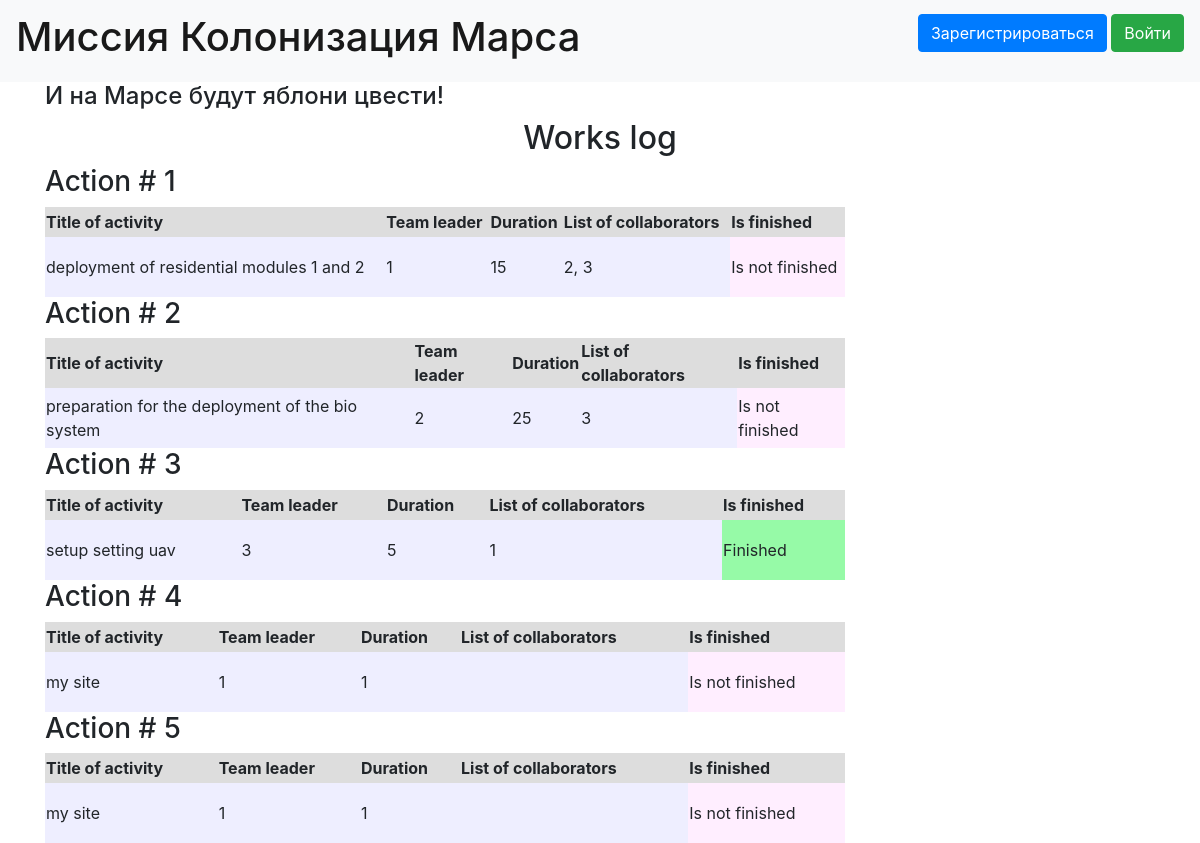
Before: / with the older database file.
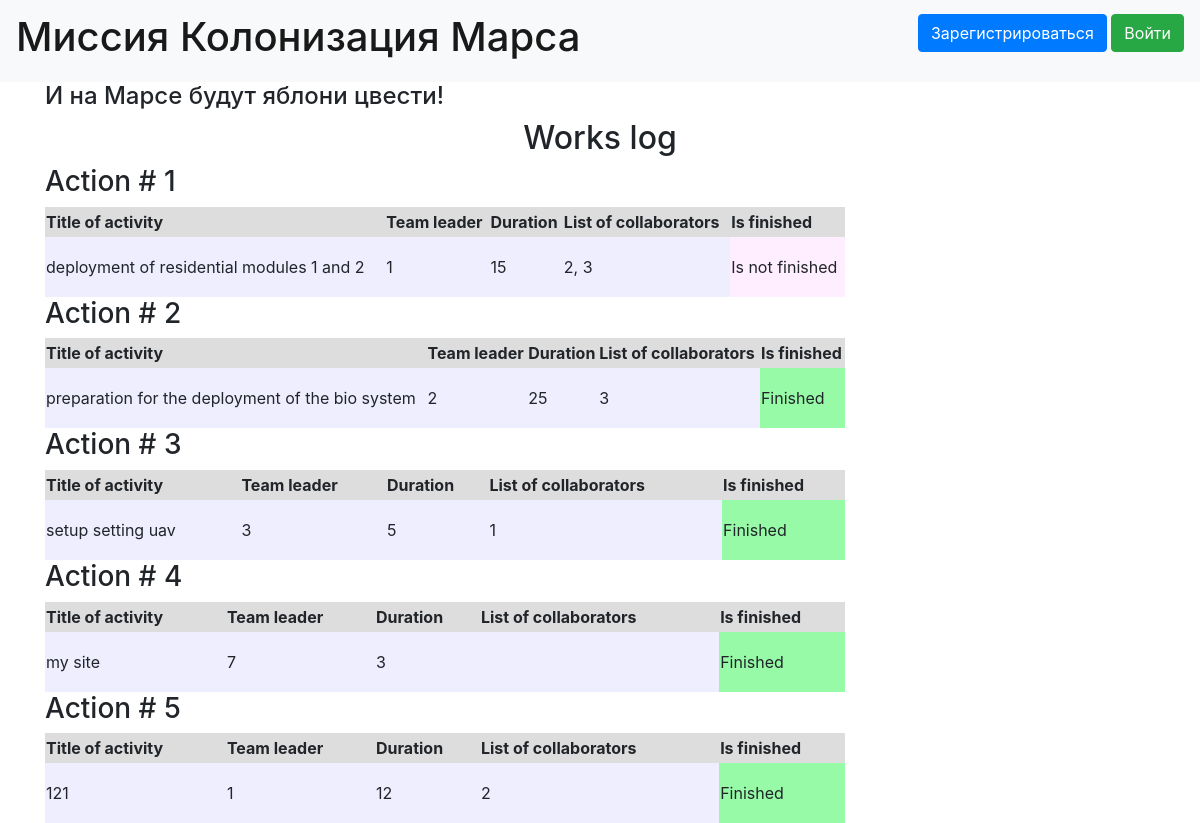
After: the same page with the newer database file.
### data/jobs.py (models this page shows)
class Jobs(SqlAlchemyBase):
    __tablename__ = 'jobs'
    id = sqlalchemy.Column(sqlalchemy.Integer, primary_key=True, autoincrement=True)
    team_leader = sqlalchemy.Column(sqlalchemy.Integer, sqlalchemy.ForeignKey("users.id"))
    job = sqlalchemy.Column(sqlalchemy.String, nullable=True)
    work_size = sqlalchemy.Column(sqlalchemy.Integer, nullable=True)
    collaborators = sqlalchemy.Column(sqlalchemy.String, nullable=True)
    start_date = sqlalchemy.Column(sqlalchemy.DateTime, nullable=True)
    end_date = sqlalchemy.Column(sqlalchemy.DateTime, nullable=True)
    is_finished = sqlalchemy.Column(sqlalchemy.Boolean, nullable=True)
    user = orm.relationship('User')

### main.py (the view)
@app.route("/")
def index():
    session = db_session.create_session()
    list_work = list(session.query(Jobs))
    return render_template('list_work.html', list_work=list_work)

### data/db_session.py (called while the page is built)
def create_session() -> Session:
    global __factory
    return __factory()

### templates/list_work.html (shortened to what this page needs)
{% extends "base.html" %}
{% block content %}
<h2 align="center">Works log</h2>
{% for job in list_work%}
<h3>Action # {{ job.id }}</h3>
<div>
    <table width="800px">
        <tr bgcolor='#dddddd' height="30px">
            <th>Title of activity</th>
            <th>Team leader</th>
            <th>Duration</th>
            <th>List of collaborators</th>
            <th>Is finished</th>
        </tr>
        <tr bgcolor='#eeeeff' height="60px">
            <td>{{job.job}}</td>
            <td>{{job.team_leader}}</td>
            <td>{{job.work_size}}</td>
            <td>{{job.collaborators}}</td>
            {% if job.is_finished %}
            <td bgcolor='#96faa7'>Finished</td>
            {% else %}
            <td bgcolor='#ffeeff'>Is not finished</td>
            {% endif %}
        </tr>
    </table>
</div>
{% endfor %}
{% endblock %}

### templates/base.html (shortened to what this page needs)
<!doctype html>
<html lang="en">
<head>
    <link rel="stylesheet"
          href="https://stackpath.bootstrapcdn.com/bootstrap/4.4.1/css/bootstrap.min.css"
>
    <link rel="stylesheet" type="text/css" href="{{url_for('static', filename='css/style.css')}}" />
</head>
<body>
<header>
    <nav class="navbar navbar-light bg-light">
        <a class="navbar-brand" href="#"><h1> Миссия Колонизация Марса</h1></a>
        {% if current_user.is_authenticated %}
    <a class="navbar-brand" href="/logout">{{ current_user.name }}</a>
{% else %}
    <p>
        <a class="btn btn-primary " href="/register">Зарегистрироваться</a>
        <a class="btn btn-success" href="/login">Войти</a>
    </p>
{% endif %}
    </nav>
</header>
<main role="main" class="container">
    <h4>И на Марсе будут яблони цвести!</h4>
    {% block content %}{% endblock %}
</main>
</body>
</html>

Changed rows visible on the page:
changed Jobs "preparation for the deployment of the bio system": is_finished "Is not finished" → "Finished"
changed Jobs "my site": team_leader "1" → "7"; work_size "1" → "3"; is_finished "Is not finished" → "Finished"
changed Jobs id 5: job "my site" → "121"; work_size "1" → "12"; collaborators (not shown) → "2"; is_finished "Is not finished" → "Finished"
